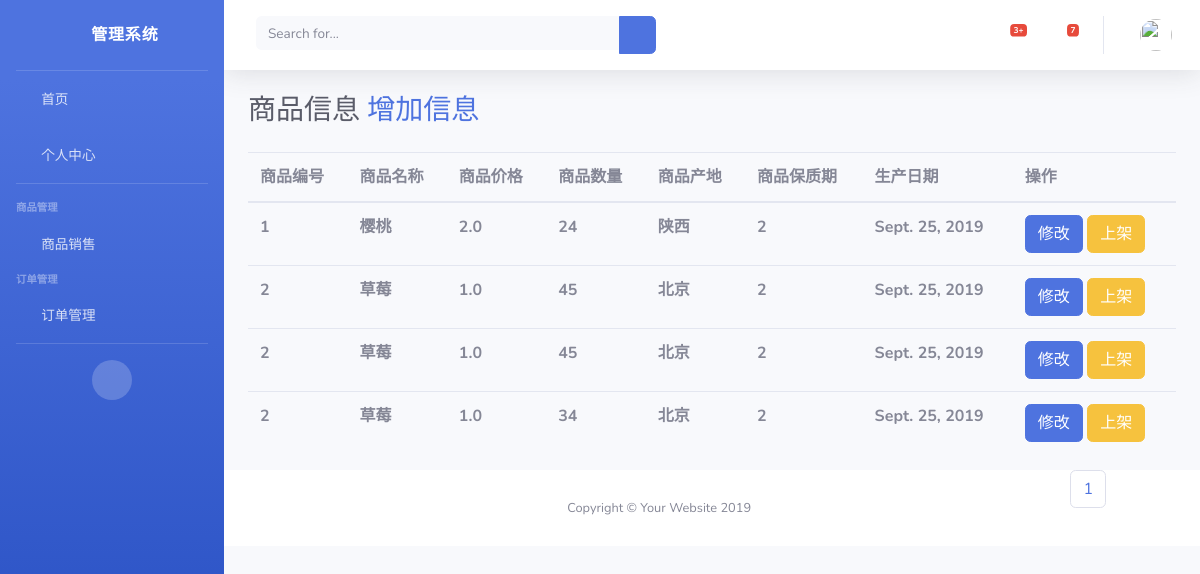
The app's page /Saller/goods_list/0/1/, older data.
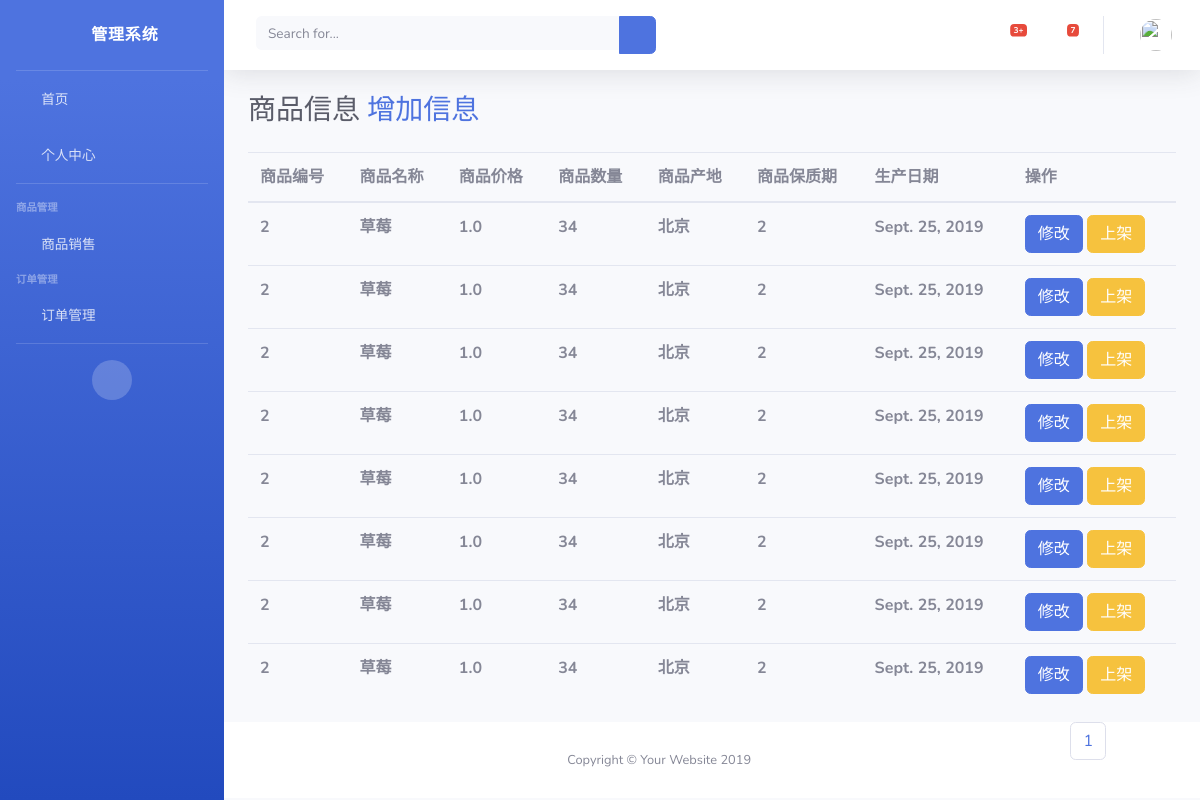
The same page, newer data.
### Saller/models.py (models this page shows)
class Goods(models.Model):
    number=models.CharField(max_length=11)
    name=models.CharField(max_length=32)
    price=models.FloatField()
    count=models.IntegerField()
    location=models.CharField(max_length=254)
    safe_time=models.IntegerField()
    type=models.IntegerField(choices=TYPE_LIST,default=1)
    pro_time=models.DateField(auto_now=True,verbose_name='生产日期')
    goods_description=models.TextField(default='水果')
    goods_detaile=models.TextField(default="水果")
    picture=models.ImageField(upload_to="images")
    goods_type=models.ForeignKey(to=GoodsType,on_delete=models.CASCADE,default=1)
    goods_store=models.ForeignKey(to=LoginUser,on_delete=models.CASCADE,default=1)
    class Meta:
        db_table='goods'

### Saller/views.py (the view)
# urls.py: re_path('goods_list/(?P<page>\d+)/',views.goods_list),
def goods_list(request,type,page=1):
    page=int(page)
    if type == '0':
        goods=Goods.objects.filter(type=0).order_by('id')
    else:
        goods = Goods.objects.filter(type=1).order_by('id')
    paginator=Paginator(goods,10)
    page_obj=paginator.page(page)
    return render(request,'saller/goods_list.html',locals())

### Saller/templates/saller/goods_list.html (shortened to what this page needs)
{% extends 'saller/base.html' %}
{% block label %}
    商品信息
    <a href="/Saller/add_data/">增加信息</a>
{% endblock %}
{% block content %}
    <div class="container-fluid">
    <table class="table">
        <thead>
            <tr>
                <th>商品编号</th>
                <th>商品名称</th>
                <th>商品价格</th>
                <th>商品数量</th>
                <th>商品产地</th>
                <th>商品保质期</th>
                <th>生产日期</th>
                <th>操作</th>
            </tr>
        </thead>
        <tbody>
        {% for one in page_obj %}
            <tr>
                <th>{{ one.number }}</th>
                <th>{{ one.name }}</th>
                <th>{{ one.price }}</th>
                <th>{{ one.count }}</th>
                <th>{{ one.location }}</th>
                <th>{{ one.safe_time }}</th>
                <th>{{ one.pro_time }}</th>
                <th>
                    <a href="/Saller/update_data/?goods_id={{ one.id }}">
                        <button class="btn btn-primary">修改</button>
                    </a>
                    {% if one.type == 1 %}
                        <a href="/Saller/setstatus/down/{{ one.id }}/">
                            <button class="btn btn-warning">下架</button>
                        </a>
                    {% else %}
                        <a href="/Saller/setstatus/up/{{ one.id }}/">
                            <button class="btn btn-warning">上架</button>
                        </a>
                    {% endif %}
                </th>
            </tr>
        {% endfor %}
        </tbody>
    </table>
    <div style="float: right;margin-right: 70px">
        <ul class="pagination">
        {% for page in paginator.page_range %}
            <li class="paginate_button page-item previous" >
                <a href="/Saller/goods_list/{{ type }}/{{ page }}/" class="page-link">{{ page }}</a>
            </li>
        {% endfor %}
        </ul>
    </div>
{% endblock %}

### Saller/templates/saller/base.html (shortened to what this page needs)
<!DOCTYPE html>
<html lang="en">
<head>
  <link href="/static/saller/vendor/fontawesome-free/css/all.min.css" rel="stylesheet" type="text/css">
  <link href="/static/saller/css/sb-admin-2.min.css" rel="stylesheet">
</head>
<body id="page-top">
  <div id="wrapper">
    <ul class="navbar-nav bg-gradient-primary sidebar sidebar-dark accordion" id="accordionSidebar">
      <a class="sidebar-brand d-flex align-items-center justify-content-center" href="saller/index.html">
        <div class="sidebar-brand-icon rotate-n-15">
          <i class="fas fa-laugh-wink"></i>
        </div>
        <div class="sidebar-brand-text mx-3">管理系统</div>
      </a>
      <hr class="sidebar-divider my-0">
      <li class="nav-item">
        <a class="nav-link" href="/Saller/index/">
          <i class="fas fa-fw fa-tachometer-alt"></i>
          <span>首页</span></a>
      </li>
        <li class="nav-item">
        <a class="nav-link" href="/Saller/personal_info/">
          <i class="fas fa-fw fa-tachometer-alt"></i>
          <span>个人中心</span></a>
      </li>
      <hr class="sidebar-divider">
      <div class="sidebar-heading">
        商品管理
      </div>
      <li class="nav-item">
        <a class="nav-link collapsed" href="#" data-toggle="collapse" data-target="#collapseTwo" aria-expanded="true" aria-controls="collapseTwo">
          <i class="fas fa-fw fa-cog"></i>
          <span>商品销售</span>
        </a>
      </li>
      <div class="sidebar-heading">
        订单管理
      </div>
      <li class="nav-item">
        <a class="nav-link collapsed" href="#" data-toggle="collapse" data-target="#collapseThree" aria-expanded="true" aria-controls="collapseTwo">
          <i class="fas fa-fw fa-cog"></i>
          <span>订单管理</span>
        </a>
      </li>
      <hr class="sidebar-divider d-none d-md-block">
      <div class="text-center d-none d-md-inline">
        <button class="rounded-circle border-0" id="sidebarToggle"></button>
      </div>
    </ul>
    <div id="content-wrapper" class="d-flex flex-column">
      <div id="content">
        <nav class="navbar navbar-expand navbar-light bg-white topbar mb-4 static-top shadow">
          <form class="d-none d-sm-inline-block form-inline mr-auto ml-md-3 my-2 my-md-0 mw-100 navbar-search">
            <div class="input-group">
              <input type="text" class="form-control bg-light border-0 small" placeholder="Search for..." aria-label="Search" aria-describedby="basic-addon2">
              <div class="input-group-append">
                <button class="btn btn-primary" type="button">
                  <i class="fas fa-search fa-sm"></i>
                </button>
              </div>
            </div>
          </form>
          <ul class="navbar-nav ml-auto">
            <li class="nav-item dropdown no-arrow mx-1">
              <a class="nav-link dropdown-toggle" href="#" id="alertsDropdown" role="button" data-toggle="dropdown" aria-haspopup="true" aria-expanded="false">
                <i class="fas fa-bell fa-fw"></i>
                <span class="badge badge-danger badge-counter">3+</span>
              </a>
            </li>
            <li class="nav-item dropdown no-arrow mx-1">
              <a class="nav-link dropdown-toggle" href="#" id="messagesDropdown" role="button" data-toggle="dropdown" aria-haspopup="true" aria-expanded="false">
                <i class="fas fa-envelope fa-fw"></i>
                <span class="badge badge-danger badge-counter">7</span>
              </a>
            </li>
            <li class="nav-item dropdown no-arrow">
              <a class="nav-link dropdown-toggle" href="#" id="userDropdown" role="button" data-toggle="dropdown" aria-haspopup="true" aria-expanded="false">
                <img class="img-profile rounded-circle" src="https://source.unsplash.com/QAB-WJcbgJk/60x60">
              </a>
            </li>
          </ul>
        </nav>
        <div class="container-fluid">
          <h1 class="h3 mb-4 text-gray-800">{% block label %}{% endblock %}</h1>
        </div>
      {% block content %}
      {% endblock %}
      </div>
      <footer class="sticky-footer bg-white">
        <div class="container my-auto">
          <div class="copyright text-center my-auto">
            <span>Copyright &copy; Your Website 2019</span>
          </div>
        </div>
      </footer>
    </div>
  </div>
</body>
</html>

Row changes from the older to the newer data that the page shows:
no longer on this page (row edited): Goods: number "1", name "樱桃", price "2.0", count "24", location "陕西", safe_time "2", pro_time "Sept. 25, 2019"
no longer on this page (row edited): Goods: number "2", name "草莓", price "1.0", count "45", location "北京", safe_time "2", pro_time "Sept. 25, 2019"
no longer on this page (row edited): Goods: number "2", name "草莓", price "1.0", count "45", location "北京", safe_time "2", pro_time "Sept. 25, 2019"
added Goods: number "2", name "草莓", price "1.0", count "34", location "北京", safe_time "2", pro_time "Sept. 25, 2019"
added Goods: number "2", name "草莓", price "1.0", count "34", location "北京", safe_time "2", pro_time "Sept. 25, 2019"
added Goods: number "2", name "草莓", price "1.0", count "34", location "北京", safe_time "2", pro_time "Sept. 25, 2019"
added Goods: number "2", name "草莓", price "1.0", count "34", location "北京", safe_time "2", pro_time "Sept. 25, 2019"
added Goods: number "2", name "草莓", price "1.0", count "34", location "北京", safe_time "2", pro_time "Sept. 25, 2019"
added Goods: number "2", name "草莓", price "1.0", count "34", location "北京", safe_time "2", pro_time "Sept. 25, 2019"
added Goods: number "2", name "草莓", price "1.0", count "34", location "北京", safe_time "2", pro_time "Sept. 25, 2019"
